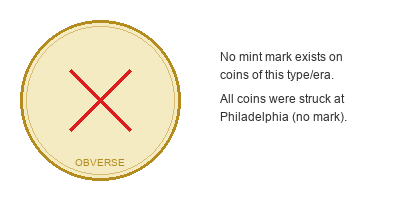
#> input picture numista_mobile/assets/mint_mark_diagrams/NONE.png, 420 x 200 px, given as the content of the folder Documents/MyVertexProject/Manual downloaded Coin Images/AJ's, which was not available
$ python run_phase2_aj_collection.py
#> lines starting #> are read from the running program, lines starting #| are printed output that depends on the picture; pictures that were not available may be replaced by others from this repository, and a replacement may not be noted
# MANDATORY: Before changing this model ID, you MUST read the latest deprecation schedule in: C:\Users\ericd\Documents\MyVertexProject\Gemini Deprecation Schedules
import os
import pandas as pd
from PIL import Image, ImageDraw, ImageFont
import urllib.parse
from google.cloud import storage
import re

CSV_ARCHIVE = r"C:\Users\ericd\Documents\MyVertexProject\reference_library_export.csv"
BUCKET_NAME = "numista-reference-library"
STAGE_DIR = r"C:\Users\ericd\Documents\MyVertexProject\Manual downloaded Coin Images\AJ's"

def apply_watermark(image_path, text="Wikimedia / U.S. Mint"):
#> called with text = 'Wikimedia / U.S. Mint'
    if os.path.exists(image_path) == False:
        return False
    try:
        img = Image.open(image_path).convert("RGBA")
#> img is the input picture: PIL image 420x200 RGBA; mean R, G, B, A 245, 240.7, 229.6, 65.1
        txt = Image.new('RGBA', img.size, (255, 255, 255, 0))
        draw = ImageDraw.Draw(txt)
        try:
            font = ImageFont.truetype("arial.ttf", int(img.size[1]*0.015))
        except:
            font = ImageFont.load_default()

        bbox = draw.textbbox((0, 0), text, font=font)
#> bbox = (0, 0, 33, 3)
        padding = int(img.size[0] * 0.02)
#> padding = 8
        x = img.size[0] - (bbox[2] - bbox[0]) - padding
#> x = 379
        y = img.size[1] - (bbox[3] - bbox[1]) - padding
#> y = 189

        draw.text((x+2, y+2), text, font=font, fill=(0, 0, 0, 100))
        draw.text((x, y), text, font=font, fill=(255, 255, 255, 180))

        out = Image.alpha_composite(img, txt)
        out.convert("RGB").save(image_path, quality=95)
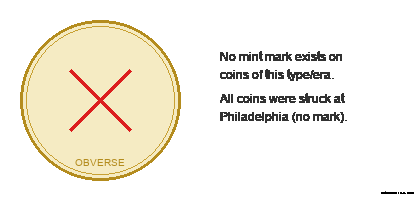
#> saved as NONE.png: PIL image 420x200 RGB; mean R, G, B 244.9, 240.5, 229.4
        return True
    except Exception as e:
        return False

client = storage.Client()
bucket = client.bucket(BUCKET_NAME)

try:
    df = pd.read_csv(CSV_ARCHIVE)
    existing_gcs_paths = set(df['gcs_path'].dropna().values)
except:
    existing_gcs_paths = set()

local_files = [f for f in os.listdir(STAGE_DIR) if f.lower().endswith(('.jpg', '.jpeg', '.png', '.webp'))]

csv_rows = []
processed_count = 0

for filename in local_files:
    attr = "Wikimedia / U.S. Mint"
    clean_filename = filename
    if '__attr__' in filename:
        parts = filename.split('__attr__')
        clean_filename = parts[0] + os.path.splitext(filename)[1]
        attr_part = parts[1].replace(os.path.splitext(filename)[1], '').replace('_', ' ')
        attr = f"{attr_part} / U.S. Mint"
    elif '_attr_' in filename:
        parts = filename.split('_attr_')
        clean_filename = parts[0] + os.path.splitext(filename)[1]
        attr_part = parts[1].replace(os.path.splitext(filename)[1], '').replace('_', ' ')
        attr = f"{attr_part} / U.S. Mint"

    safe_filename = clean_filename.replace(' ', '_').replace('(', '').replace(')', '')
    gcs_path = f"reference_library/bulk_programs/aj_collection/{safe_filename}"

    if gcs_path in existing_gcs_paths:
        safe_skip_name = filename.encode('ascii', errors='replace').decode('ascii')
        print(f"Skipping {safe_skip_name} (Already in bucket index)")
        continue

    local_path = os.path.join(STAGE_DIR, filename)
    safe_print_name = filename.encode('ascii', errors='replace').decode('ascii')
    print(f"Processing local file: {safe_print_name}...")
    try:
        apply_watermark(local_path, text=attr)

        blob = bucket.blob(gcs_path)
        blob.upload_from_filename(local_path)
        public_url = f"https://storage.googleapis.com/{BUCKET_NAME}/{urllib.parse.quote(gcs_path)}"
        processed_count += 1

        match = re.search(r'1[789]\d{2}|20\d{2}', filename)
        year = match.group(0) if match else "Varied"

        lower_name = filename.lower()
        tags = "Historic Collection"
        if 'large cent' in lower_name: tags = "Large Cent"
        elif 'silver eagle' in lower_name: tags = "American Silver Eagle"
        elif 'buffalo' in lower_name and 'nickel' in lower_name: tags = "Buffalo Nickel"
        elif 'buffalo' in lower_name and '$50' in lower_name: tags = "American Gold Buffalo"
        elif 'g$10' in lower_name or 'gold eagle' in lower_name: tags = "Eagle ($10 Gold)"
        elif 'proof' in lower_name and 'dollars' in lower_name: tags = "Commemorative"
        elif 'capped bust' in lower_name: tags = "Capped Bust"

        denom = 'Varied'
        if '50c' in lower_name or 'half' in lower_name: denom = 'Half Dollar'
        elif '10c' in lower_name or 'dime' in lower_name: denom = 'Dime'
        elif '$10' in lower_name or 'ten dollars' in lower_name: denom = 'Ten Dollars'
        elif '$50' in lower_name: denom = 'Fifty Dollars'
        elif '5 dollars' in lower_name: denom = 'Five Dollars'
        elif '$1' in lower_name or 'dollar' in lower_name: denom = 'One Dollar'
        elif '5c' in lower_name or 'nickel' in lower_name: denom = 'Nickel'
        elif '25c' in lower_name: denom = 'Quarter'
        elif 'cent' in lower_name: denom = '1 Cent'

        side = 'obverse'
        if 'rev' in lower_name or 'reverse' in lower_name: side = 'reverse'

        csv_rows.append({
            'denomination': denom,
            'year': year,
            'side': side,
            'source': 'aj_collection_archive',
            'category': 'Mixed',
            'tags': tags,
            'gcs_url': public_url,
            'gcs_path': gcs_path,
            'attribution': attr,
            'license': 'Public Domain',
            'filename': safe_filename,
            'source_name': 'aj_curated_wiki_pulls'
        })

    except Exception as e:
        print(f"Failed processing on {safe_print_name}: {e}")

if csv_rows:
    staging_df = pd.DataFrame(csv_rows)
    print(f"\nStaged {len(csv_rows)} absolute linkages.")
    try:
        master_df = pd.read_csv(CSV_ARCHIVE)
        master_df = pd.concat([master_df, staging_df], ignore_index=True)
        master_df.to_csv(CSV_ARCHIVE, index=False)
        print("Master CSV updated!")
    except Exception as e:
        print(f"Could not append to master: {e}")
else:
    print("\nNo valid linkages created.")

print(f"Extraction complete. {processed_count} physical assets processed.")

$ run again, on numista_mobile/assets/mint_mark_diagrams/OBVERSE_DATE.png
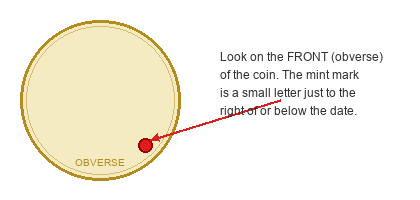
#> input picture numista_mobile/assets/mint_mark_diagrams/OBVERSE_DATE.png, 420 x 200 px, given as the content of the folder Documents/MyVertexProject/Manual downloaded Coin Images/AJ's, which was not available
#> in apply_watermark, img is the input picture: PIL image 420x200 RGBA; mean R, G, B, A 244.1, 240, 228.8, 66.4
#> bbox = (0, 0, 33, 3)
#> x = 379
#> y = 189
#> in apply_watermark, `out.convert("RGB").save(image_path, quality=95)`:
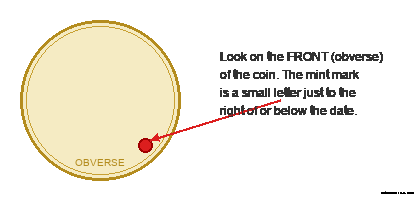
#> saved as OBVERSE_DATE.png: PIL image 420x200 RGB; mean R, G, B 243.9, 239.8, 228.6
